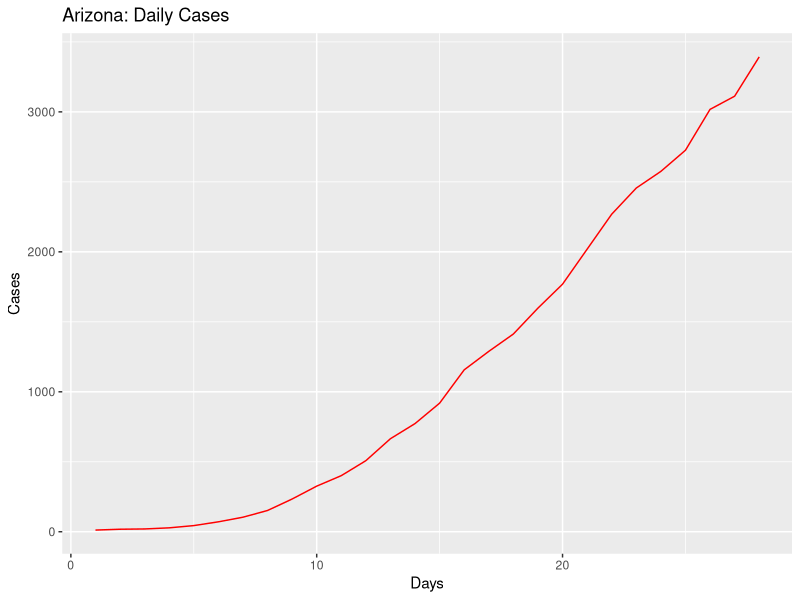
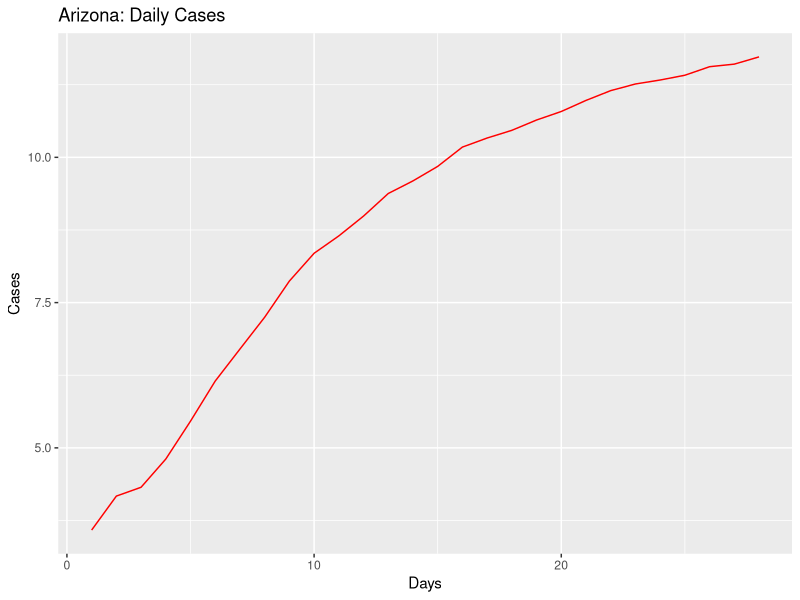
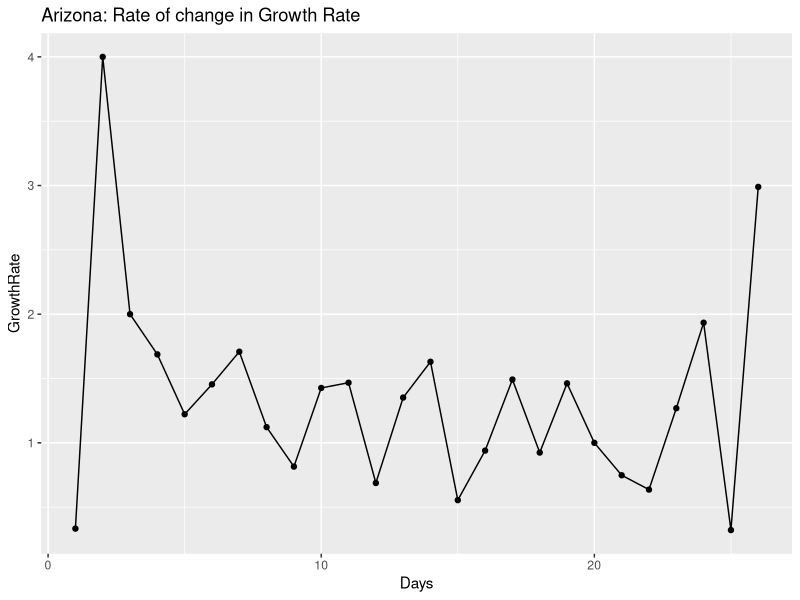
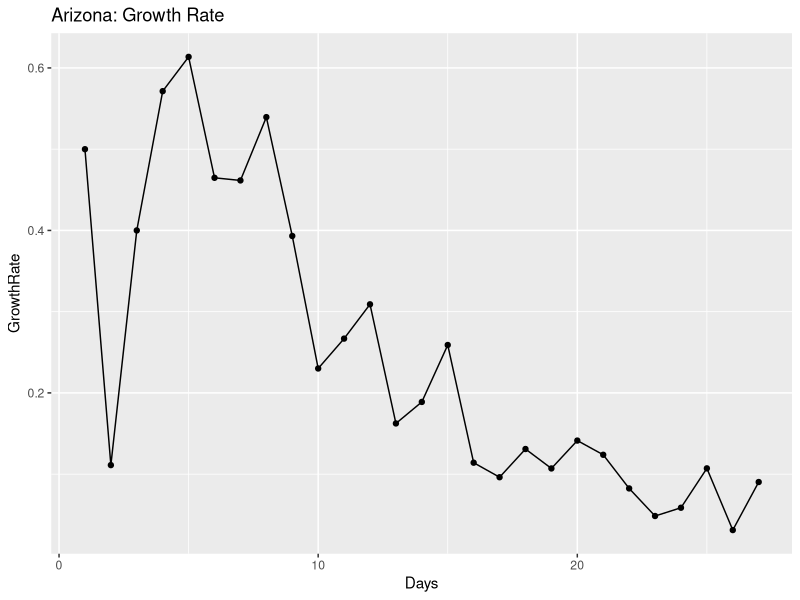
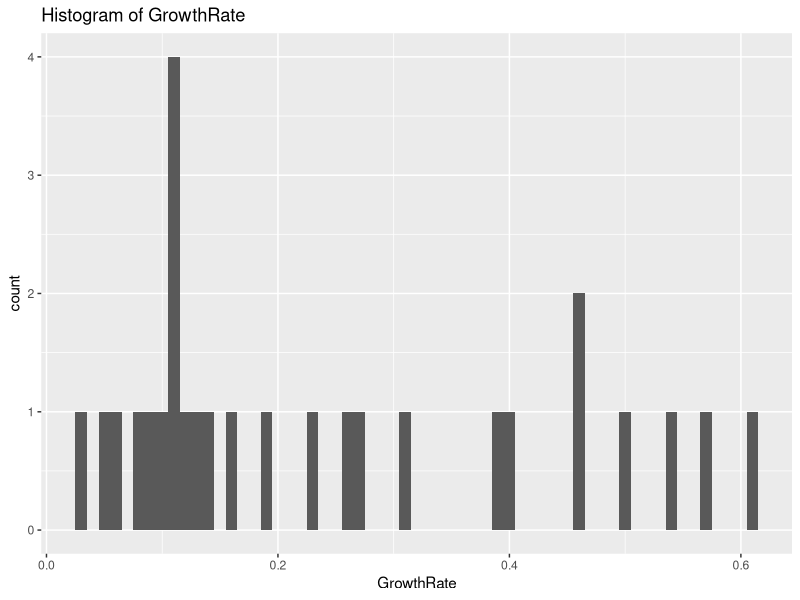
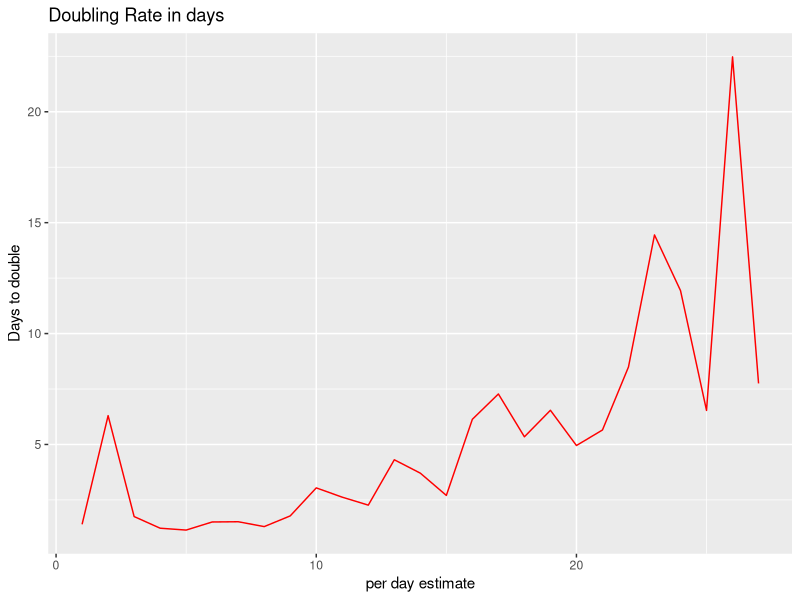
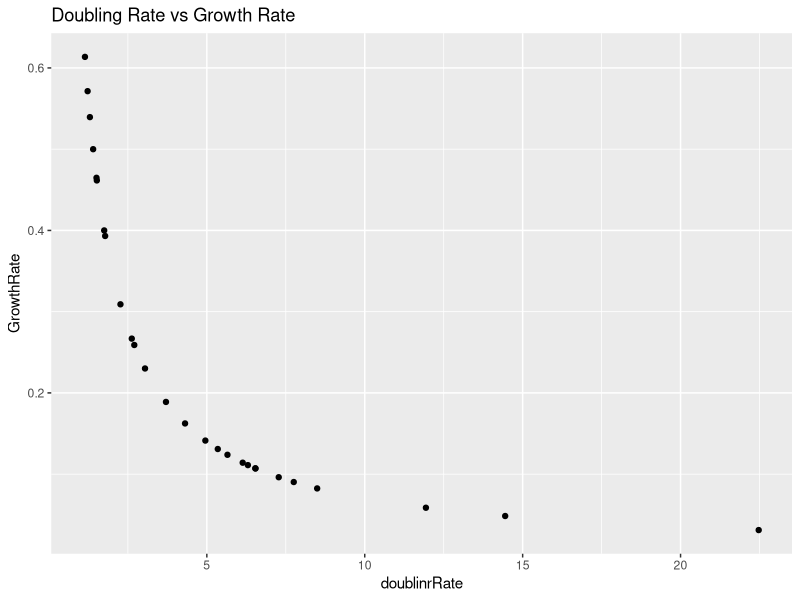
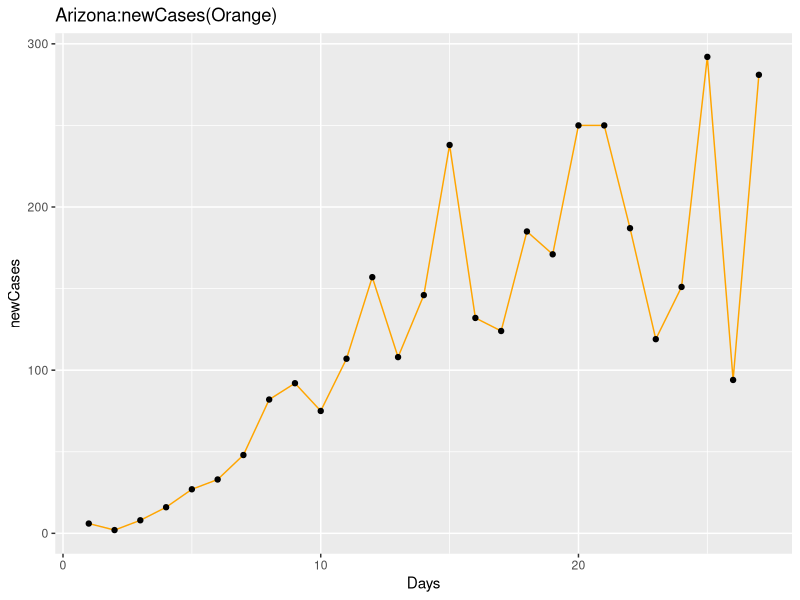

The R script that drew these images, in order:
## ---- chunk 1
knitr::opts_chunk$set(echo = TRUE)
## ---- chunk 2
library(ggplot2)
library(gridExtra)
library(dplyr)

coronaGrowth <- function(absoluteNumbers){
  growthfactor <- NULL
  absgrowth <- NULL
  for(i in 1:length(absoluteNumbers))
  {
    #print((absoluteNumbers[i]-absoluteNumbers[i+1]/absoluteNumbers[i+1])/absoluteNumbers[i+1])
    growthfactor[i] <- ((absoluteNumbers[i]-absoluteNumbers[i+1]))/(absoluteNumbers[i+1]-absoluteNumbers[i+2])  
    #growthfactor[i] <- ((absoluteNumbers[i]-absoluteNumbers[i+1]))/(absolutenumbers[i])
  }
  
  return (rev(growthfactor))
}

DailyGrowthRate <- function(absoluteNumbers)
{
  growthfactor <- NULL
  absgrowth <- NULL
  for(i in 1:length(absoluteNumbers))
  {
    #print((absoluteNumbers[i]-absoluteNumbers[i+1]/absoluteNumbers[i+1])/absoluteNumbers[i+1])
    growthfactor[i] <- ((absoluteNumbers[i]/absoluteNumbers[i+1]))-1 
    #growthfactor[i] <- ((absoluteNumbers[i]-absoluteNumbers[i+1]))/(absolutenumbers[i])
  }
  
  return (rev(growthfactor))  
}

DoublingRate <- function(absoluteNumbers)
{
  doublingrRate <- NULL
  cumsum <- NULL
  for(i in 1:length(absoluteNumbers))
  {
    
    doublingrRate[i] <- (70/(absoluteNumbers[i]*100))
    
  }
  return ((doublingrRate))  
}

#Calculate the mean and median growth rate:
MeanMediangrowthrate <- function(dataTrend1)
{
  MeanGRTrend <- NULL
  MedianGRTrend <- NULL
  
  for(i in 1:length(dataTrend1$GrowthRate))
  {
    MedianGRTrend[i] <- median(dataTrend1[1:i,"GrowthRate"])
    MeanGRTrend[i] <- mean(dataTrend1[1:i,"GrowthRate"])
  }
  
  dataTrend1$MedianGRT = MedianGRTrend
  dataTrend1$MeanGRT = MeanGRTrend
  
  return(dataTrend1)

}

#Calculate ratio of newdeaths/newcases
newDeathstonewCases <- function(absolutenumbers,totaldeaths)
{
  newCases <- NULL
  newDeaths <- NULL
  for(i in 1:length(absolutenumbers))
  {
    if(i == length(absolutenumbers))
    {
      print("reached the end")
    }else{
     newDeaths[i] = (totaldeaths[i]-totaldeaths[i+1])
     newCases[i] = (absolutenumbers[i]-absolutenumbers[i+1]) 
    }
  }
  

  days <- seq(2:length(absolutenumbers))
 return(data.frame( newDeaths = rev(newDeaths),newCases = rev(newCases),Days = days))
 
}

#Calculate ratio of deaths to totalCases
totalDeathstoCases <- function(absolutenumbers,totaldeaths)
{
  ratio <- NULL
  for(i in 1:length(absolutenumbers))
  {

     ratio[i] = (totaldeaths[i])/(absolutenumbers[i]) 
  }
  
  return(rev(ratio))
}
## ---- chunk 3
#Arizona

absolutenumbers <- c(3393,3112,3018,2726,2575,2456,2269,2019,1769,1598,1413,1289,1157,919,773,665,508,401,326,234,152,104,71,44,28,20,18,12)

totaldeaths <- c(108,97,89,80,73,65,64,52,41,32,29,24,20,17,15,13,9,6,6,3,2,2,1,0,0,0,0,0)

#America
#absolutenumbers <- c(101.7*1000,83.8*1000,65.8*1000,53.7*1000,43.8*1000,33.3*1000,25*1000,19*1000,13.7*1000,7.8*1000,6.4*1000,4.6*1000,3.5*1000,2.7*1000)
## ---- chunk 4
growthrate <- na.exclude(coronaGrowth(absolutenumbers))
days <- seq(1:length(growthrate))
dataTrend <- data.frame(GrowthRate = growthrate,Days = days)
print(dataTrend)
p1 <- ggplot(data=dataTrend, aes(x=Days, y=GrowthRate, group=1)) +ggtitle("Arizona: Rate of change in Growth Rate")+
  geom_line()+
  geom_point()

print(dataTrend)
#print(dataTrend1)




growthrate1 <- na.exclude(DailyGrowthRate(absolutenumbers))
doublingrate1 <- na.exclude(DoublingRate(growthrate1))
days1 <- seq(1:length(growthrate1))
dataTrend1 <- data.frame(GrowthRate = growthrate1,Days = days1,doublinrRate = doublingrate1)
print(dataTrend1)
multiplier <- tail(dataTrend1, n = 1)
pred_val <- (head(absolutenumbers, n = 1)*multiplier[,"GrowthRate"])+head(absolutenumbers, n = 1)

p2 <- ggplot(data=dataTrend1, aes(x=Days, y=GrowthRate, group=1)) +ggtitle("Arizona: Growth Rate")+
  geom_line()+
  geom_point()

days <- seq(1:length(absolutenumbers))
growthrate <- append(growthrate, c(1,1),after = 0)
dataOriginal <- data.frame(Cases = rev(absolutenumbers), Days = days)
p3<- ggplot() +geom_line(data=dataOriginal, aes(x=Days, y=Cases,),color = "Red")+labs(title="Arizona: Daily Cases", y="Cases", x="Days")

p3_log<- ggplot() +geom_line(data=dataOriginal, aes(x=Days, y=log2(Cases)),color = "Red")+labs(title="Arizona: Daily Cases", y="Cases", x="Days")+
  #geom_line(data=dataOriginal, aes(x=Days+1, y=Prediction),color = "Blue")
  geom_point()



# Analyze growth rate to get interval of values
summary(dataTrend1$GrowthRate)
dataTrend1%>%select("GrowthRate")%>%summarise(meanGR = mean(GrowthRate), medianGR = median(GrowthRate), sdGR = sd(GrowthRate))
p4 <- ggplot(data = dataTrend1, aes(x = GrowthRate))+ggtitle("Histogram of GrowthRate")+geom_histogram(binwidth = 0.01)


#Analyze the doubling rate
p5<- ggplot() +geom_line(data=dataTrend1, aes(x=Days, y=doublinrRate),color = "Red")+labs(title="Doubling Rate in days", y="Days to double", x ="per day estimate")+
  #geom_line(data=dataOriginal, aes(x=Days+1, y=Prediction),color = "Blue")
  geom_point()

#Scatter plor of Growthrate versus Doubling Rate
p6 <- ggplot()+geom_point(data = dataTrend1, aes(x = doublinrRate, y = GrowthRate))+labs(title = "Doubling Rate vs Growth Rate")

dataTrend1 <- MeanMediangrowthrate(dataTrend1 = dataTrend1)

#Median growth rate trend 
#Median growth rate trend 
p7 <- ggplot()+geom_line(data = dataTrend1, aes(x = Days, y = MedianGRT),color = "Blue")+labs(title = "Arizona Median(BLUE)VsMean(RED) Growth Rate")+geom_line(data=dataTrend1, aes(x=Days , y=MeanGRT),color = "Red")


deathrate1 <- na.exclude(DailyGrowthRate(totaldeaths))
doublingdeathrate1 <- na.exclude(DoublingRate(deathrate1))
days1 <- seq(1:length(deathrate1))
dataDeathTrend1 <- data.frame(DeathRate = deathrate1,Days = days1,doublinrRate = doublingdeathrate1)
#print(dataDeathTrend1)
#multiplier <- tail(totaldeaths, n = 1)
#pred_val <- (head(dataDeathTrend1, n = 1)*multiplier[,"DeathRate"])+head(dataDeathTrend1, n = 1)

p8 <- ggplot(data=dataDeathTrend1, aes(x=Days, y=DeathRate, group=1)) +ggtitle("Arizona: Death Rate")+
  geom_line(color = "Green")+
  geom_point()


rationewdeathtocases <- newDeathstonewCases(absolutenumbers,totaldeaths)

p9 <- ggplot(data=rationewdeathtocases, aes(x=Days, y=newCases, group=1)) +ggtitle("Arizona:newCases(Orange)")+
  geom_line(color = "Orange")+geom_point()

totaldeathstocases <- totalDeathstoCases(absolutenumbers,totaldeaths)
days <- seq(1:length(absolutenumbers))
datatotaldeathstocasesTrend <- data.frame(ratio = totaldeathstocases,Days = days)
#Scatter plot of totalcases to totaldeaths
p10 <- ggplot(data=datatotaldeathstocasesTrend, aes(x=Days, y=ratio, group=1)) +ggtitle("Arizona: TotalDeaths/TotalCases")+
  geom_line(color = "Yellow")+
  geom_point()

#Confidence Interval for mean population GrowthRate:
meanGR = mean(dataTrend1$GrowthRate)
sdGR = sd(dataTrend1$GrowthRate)

uppperlimitGR= meanGR+sdGR
lowerlimitGR = meanGR-sdGR

#Predictions based on: Current Growth Rate, MeanGrowth Rate, Upper GrowthRate, Lower GrowthRate
pred_val_Current <- (head(absolutenumbers, n = 1)*multiplier[,"GrowthRate"])+head(absolutenumbers, n = 1)
pred_val_MeanGR <- (head(absolutenumbers, n = 1)*meanGR)+head(absolutenumbers, n = 1)
pred_val_upperGR <- (head(absolutenumbers, n = 1)*uppperlimitGR)+head(absolutenumbers, n = 1)
pred_val_lowerGR <- (head(absolutenumbers, n = 1)*lowerlimitGR)+head(absolutenumbers, n = 1)

print("Current GR:")
print(multiplier[,"GrowthRate"])
print(pred_val_Current)

print("Mean GR:")
print(meanGR)
print(pred_val_MeanGR)

print("Upperlimit GR:")
print(uppperlimitGR)
print(pred_val_upperGR)

print("Lowerlimit GR:")
print(lowerlimitGR)
print(pred_val_lowerGR)

#Doubling rate:-
DRCurrent <- round(70/(meanGR*100),digits = 0)
DRMedian <- round(70/(median(dataTrend1$GrowthRate)*100),digits = 0)
latestDRCurrent <- round(tail(dataTrend1$doublinrRate,n=1),digits = 0)

## ---- chunk 5
#grid.arrange(p3,p3_log,p1,p2,p4,p5,p6,nrow = 4, ncol = 2)
print(p3)
print(p3_log)
print(p1)
print(p2)
print(p4)
print(p5)
print(p6)
print(p9)
print(p10)
print(p7)
## ---- chunk 6
library(ggplot2)
library(gridExtra)
library(dplyr)

coronaGrowth <- function(absoluteNumbers){
  growthfactor <- NULL
  absgrowth <- NULL
  for(i in 1:length(absoluteNumbers))
  {
    #print((absoluteNumbers[i]-absoluteNumbers[i+1]/absoluteNumbers[i+1])/absoluteNumbers[i+1])
    growthfactor[i] <- ((absoluteNumbers[i]-absoluteNumbers[i+1]))/(absoluteNumbers[i+1]-absoluteNumbers[i+2])  
    #growthfactor[i] <- ((absoluteNumbers[i]-absoluteNumbers[i+1]))/(absolutenumbers[i])
  }
  
  return (rev(growthfactor))
}

DailyGrowthRate <- function(absoluteNumbers)
{
  growthfactor <- NULL
  absgrowth <- NULL
  for(i in 1:length(absoluteNumbers))
  {
    #print((absoluteNumbers[i]-absoluteNumbers[i+1]/absoluteNumbers[i+1])/absoluteNumbers[i+1])
    growthfactor[i] <- ((absoluteNumbers[i]/absoluteNumbers[i+1]))-1 
    #growthfactor[i] <- ((absoluteNumbers[i]-absoluteNumbers[i+1]))/(absolutenumbers[i])
  }
  
  return (rev(growthfactor))  
}

DoublingRate <- function(absoluteNumbers)
{
  doublingrRate <- NULL
  cumsum <- NULL
  for(i in 1:length(absoluteNumbers))
  {
    
    doublingrRate[i] <- (70/(absoluteNumbers[i]*100))
    
  }
  return ((doublingrRate))  
}

#Calculate the mean and median growth rate:
MeanMediangrowthrate <- function(dataTrend1)
{
  MeanGRTrend <- NULL
  MedianGRTrend <- NULL
  
  for(i in 1:length(dataTrend1$GrowthRate))
  {
    MedianGRTrend[i] <- median(dataTrend1[1:i,"GrowthRate"])
    MeanGRTrend[i] <- mean(dataTrend1[1:i,"GrowthRate"])
  }
  
  dataTrend1$MedianGRT = MedianGRTrend
  dataTrend1$MeanGRT = MeanGRTrend
  
  return(dataTrend1)

}

# #Calculate ratio of newdeaths/newcases
# newDeathstonewCases <- function(absolutenumbers,totaldeaths)
# {
#   ratio <- NULL
#   for(i in 1:length(absolutenumbers))
#   {
#     if(i == length(absolutenumbers))
#     {
#       print("reached the end")
#     }else{
#      ratio[i] = (totaldeaths[i]-totaldeaths[i+1])/(absolutenumbers[i]-absolutenumbers[i+1]) 
#     }
#   }
#   
#   return(rev(ratio))
# }

#Calculate ratio of newdeaths/newcases
newDeathstonewCases <- function(absolutenumbers,totaldeaths)
{
  newCases <- NULL
  newDeaths <- NULL
  for(i in 1:length(absolutenumbers))
  {
    if(i == length(absolutenumbers))
    {
      print("reached the end")
    }else{
     newDeaths[i] = (totaldeaths[i]-totaldeaths[i+1])
     newCases[i] = (absolutenumbers[i]-absolutenumbers[i+1]) 
    }
  }
  

  days <- seq(2:length(absolutenumbers))
 return(data.frame( newDeaths = rev(newDeaths),newCases = rev(newCases),Days = days))
 
}

#Calculate ratio of deaths to totalCases
totalDeathstoCases <- function(absolutenumbers,totaldeaths)
{
  ratio <- NULL
  for(i in 1:length(absolutenumbers))
  {

     ratio[i] = (totaldeaths[i])/(absolutenumbers[i]) 
  }
  
  return(rev(ratio))
}

## ---- chunk 7
#Arizona
#absolutenumbers <- c(773,665,508,401,326,234,152,104,71,44,28,20,18,12)

#America

absolutenumbers <- c(521.623*1000,489.646*1000,454.615*1000,418.451*1000,386.571*1000,355.834*1000,327.871*1000,300.432*1000,265.506*1000,235.281*1000,205.035*1000,176.518*1000,145.369*1000,133.094*1000,123.578*1000,101.7*1000,83.8*1000,65.8*1000,53.7*1000,43.8*1000,33.3*1000,25*1000,19*1000,13.7*1000,7.8*1000,6.4*1000,4.6*1000,3.5*1000,2.7*1000)

totaldeaths <- c(20057,18325,16691,14791,12851,10880,9622,8457,7127,6081,5107,4057,3143,2585,2222,1697,1296,1028,781,556,414,301,255,206,150,110,87,69,57,48,41,38,30,26,22,19,15,12,11,9,6,1,1)




## ---- chunk 8
growthrate <- na.exclude(coronaGrowth(absolutenumbers))
days <- seq(1:length(growthrate))
dataTrend <- data.frame(GrowthRate = growthrate,Days = days)
print(dataTrend)
p1 <- ggplot(data=dataTrend, aes(x=Days, y=GrowthRate, group=1)) +ggtitle("US: Rate of change in Growth Rate")+
  geom_line()+
  geom_point()

print(dataTrend)
#print(dataTrend1)




growthrate1 <- na.exclude(DailyGrowthRate(absolutenumbers))
doublingrate1 <- na.exclude(DoublingRate(growthrate1))
days1 <- seq(1:length(growthrate1))
dataTrend1 <- data.frame(GrowthRate = growthrate1,Days = days1,doublinrRate = doublingrate1)
print(dataTrend1)
multiplier <- tail(dataTrend1, n = 1)
pred_val <- (head(absolutenumbers, n = 1)*multiplier[,"GrowthRate"])+head(absolutenumbers, n = 1)

p2 <- ggplot(data=dataTrend1, aes(x=Days, y=GrowthRate, group=1)) +ggtitle("US: Growth Rate")+
  geom_line()+
  geom_point()

days <- seq(1:length(absolutenumbers))
growthrate <- append(growthrate, c(1,1),after = 0)
dataOriginal <- data.frame(Cases = rev(absolutenumbers), Days = days)
p3<- ggplot() +geom_line(data=dataOriginal, aes(x=Days, y=Cases,),color = "Red")+labs(title="US: Daily Cases", y="Cases", x="Days")

p3_log<- ggplot() +geom_line(data=dataOriginal, aes(x=Days, y=log2(Cases)),color = "Red")+labs(title="US: Daily Cases", y="Cases", x="Days")+
  #geom_line(data=dataOriginal, aes(x=Days+1, y=Prediction),color = "Blue")
  geom_point()



# Analyze growth rate to get interval of values
summary(dataTrend1$GrowthRate)
dataTrend1%>%select("GrowthRate")%>%summarise(meanGR = mean(GrowthRate), medianGR = median(GrowthRate), sdGR = sd(GrowthRate))
p4 <- ggplot(data = dataTrend1, aes(x = GrowthRate))+ggtitle("Histogram of GrowthRate")+geom_histogram(binwidth = 0.01)


#Analyze the doubling rate
p5<- ggplot() +geom_line(data=dataTrend1, aes(x=Days, y=doublinrRate),color = "Red")+labs(title="Doubling Rate in days", y="Days to double", x ="per day estimate")+
  #geom_line(data=dataOriginal, aes(x=Days+1, y=Prediction),color = "Blue")
  geom_point()

#Scatter plor of Growthrate versus Doubling Rate
p6 <- ggplot()+geom_point(data = dataTrend1, aes(x = doublinrRate, y = GrowthRate))+labs(title = "Doubling Rate vs Growth Rate")

dataTrend1 <- MeanMediangrowthrate(dataTrend1 = dataTrend1)


#Median growth rate trend 
#Median growth rate trend 
p7 <- ggplot()+geom_line(data = dataTrend1, aes(x = Days, y = MedianGRT),color = "Blue")+labs(title = "US Median(BLUE)VsMean(RED) Growth Rate")+geom_line(data=dataTrend1, aes(x=Days , y=MeanGRT),color = "Red")

deathrate1 <- na.exclude(DailyGrowthRate(totaldeaths))
doublingdeathrate1 <- na.exclude(DoublingRate(deathrate1))
days1 <- seq(1:length(deathrate1))
dataDeathTrend1 <- data.frame(DeathRate = deathrate1,Days = days1,doublinrRate = doublingdeathrate1)
#print(dataDeathTrend1)
#multiplier <- tail(totaldeaths, n = 1)
#pred_val <- (head(dataDeathTrend1, n = 1)*multiplier[,"DeathRate"])+head(dataDeathTrend1, n = 1)

p8 <- ggplot(data=dataDeathTrend1, aes(x=Days, y=DeathRate, group=1)) +ggtitle("US: Death Rate")+
  geom_line(color = "Green")+
  geom_point()

rationewdeathtocases <- newDeathstonewCases(absolutenumbers,totaldeaths)

p9 <- ggplot(data=rationewdeathtocases, aes(x=Days, y=newCases, group=1)) +ggtitle("US:newCases(Orange)")+
  geom_line(color = "Orange")+geom_point()
totaldeathstocases <- totalDeathstoCases(absolutenumbers,totaldeaths)
days <- seq(1:length(absolutenumbers))
datatotaldeathstocasesTrend <- data.frame(ratio = totaldeathstocases,Days = days)
#Scatter plot of totalcases to totaldeaths
p10 <- ggplot(data=datatotaldeathstocasesTrend, aes(x=Days, y=ratio, group=1)) +ggtitle("US: TotalDeaths/TotalCases")+
  geom_line(color = "Yellow")+
  geom_point()
#Confidence Interval for mean population GrowthRate:
meanGR = mean(dataTrend1$GrowthRate)
sdGR = sd(dataTrend1$GrowthRate)

uppperlimitGR= meanGR+sdGR
lowerlimitGR = meanGR-sdGR

#Predictions based on: Current Growth Rate, MeanGrowth Rate, Upper GrowthRate, Lower GrowthRate
pred_val_Current <- (head(absolutenumbers, n = 1)*multiplier[,"GrowthRate"])+head(absolutenumbers, n = 1)
pred_val_MeanGR <- (head(absolutenumbers, n = 1)*meanGR)+head(absolutenumbers, n = 1)
pred_val_upperGR <- (head(absolutenumbers, n = 1)*uppperlimitGR)+head(absolutenumbers, n = 1)
pred_val_lowerGR <- (head(absolutenumbers, n = 1)*lowerlimitGR)+head(absolutenumbers, n = 1)

print("Current GR:")
print(multiplier[,"GrowthRate"])
print(pred_val_Current)

print("Mean GR:")
print(meanGR)
print(pred_val_MeanGR)

print("Upperlimit GR:")
print(uppperlimitGR)
print(pred_val_upperGR)

print("Lowerlimit GR:")
print(lowerlimitGR)
print(pred_val_lowerGR)

#Doubling rate:-
DRCurrent <- round(70/(meanGR*100),digits = 0)
DRMedian <- round(70/(median(dataTrend1$GrowthRate)*100),digits = 0)
latestDRCurrent <- round(tail(dataTrend1$doublinrRate,n=1),digits = 0)

## ---- chunk 9
#grid.arrange(p3,p3_log,p1,p2,p4,p5,p6,nrow = 4, ncol = 2)
print(p3)
print(p3_log)
print(p1)
print(p2)
print(p4)
print(p5)
print(p6)
print(p9)
print(p10)
print(p7)
## ---- chunk 10
library(ggplot2)
library(gridExtra)
library(dplyr)

coronaGrowth <- function(absoluteNumbers){
  growthfactor <- NULL
  absgrowth <- NULL
  for(i in 1:length(absoluteNumbers))
  {
    #print((absoluteNumbers[i]-absoluteNumbers[i+1]/absoluteNumbers[i+1])/absoluteNumbers[i+1])
    growthfactor[i] <- ((absoluteNumbers[i]-absoluteNumbers[i+1]))/(absoluteNumbers[i+1]-absoluteNumbers[i+2])  
    #growthfactor[i] <- ((absoluteNumbers[i]-absoluteNumbers[i+1]))/(absolutenumbers[i])
  }
  
  return (rev(growthfactor))
}

DailyGrowthRate <- function(absoluteNumbers)
{
  growthfactor <- NULL
  absgrowth <- NULL
  for(i in 1:length(absoluteNumbers))
  {
    #print((absoluteNumbers[i]-absoluteNumbers[i+1]/absoluteNumbers[i+1])/absoluteNumbers[i+1])
    growthfactor[i] <- ((absoluteNumbers[i]/absoluteNumbers[i+1]))-1 
    #growthfactor[i] <- ((absoluteNumbers[i]-absoluteNumbers[i+1]))/(absolutenumbers[i])
  }
  
  return (rev(growthfactor))  
}

DoublingRate <- function(absoluteNumbers)
{
  doublingrRate <- NULL
  cumsum <- NULL
  for(i in 1:length(absoluteNumbers))
  {
    
    doublingrRate[i] <- (70/(absoluteNumbers[i]*100))
    
  }
  return ((doublingrRate))  
}

#Calculate the mean and median growth rate:
MeanMediangrowthrate <- function(dataTrend1)
{
  MeanGRTrend <- NULL
  MedianGRTrend <- NULL
  
  for(i in 1:length(dataTrend1$GrowthRate))
  {
    MedianGRTrend[i] <- median(dataTrend1[1:i,"GrowthRate"])
    MeanGRTrend[i] <- mean(dataTrend1[1:i,"GrowthRate"])
  }
  
  dataTrend1$MedianGRT = MedianGRTrend
  dataTrend1$MeanGRT = MeanGRTrend
  
  return(dataTrend1)

}

#Calculate ratio of newdeaths/newcases
# newDeathstonewCases <- function(absolutenumbers,totaldeaths)
# {
#   ratio <- NULL
#   for(i in 1:length(absolutenumbers))
#   {
#     if(i == length(absolutenumbers))
#     {
#       print("reached the end")
#     }else{
#      ratio[i] = (totaldeaths[i]-totaldeaths[i+1])/(absolutenumbers[i]-absolutenumbers[i+1]) 
#     }
#   }
#   
#   return(rev(ratio))
# }

#Calculate ratio of newdeaths/newcases
newDeathstonewCases <- function(absolutenumbers,totaldeaths)
{
  newCases <- NULL
  newDeaths <- NULL
  for(i in 1:length(absolutenumbers))
  {
    if(i == length(absolutenumbers))
    {
      print("reached the end")
    }else{
     newDeaths[i] = (totaldeaths[i]-totaldeaths[i+1])
     newCases[i] = (absolutenumbers[i]-absolutenumbers[i+1]) 
    }
  }
  

  days <- seq(2:length(absolutenumbers))
 return(data.frame( newDeaths = rev(newDeaths),newCases = rev(newCases),Days = days))
 
}

#Calculate ratio of deaths to totalCases
totalDeathstoCases <- function(absolutenumbers,totaldeaths)
{
  ratio <- NULL
  for(i in 1:length(absolutenumbers))
  {

     ratio[i] = (totaldeaths[i])/(absolutenumbers[i]) 
  }
  
  return(rev(ratio))
}
## ---- chunk 11
#Arizona
#absolutenumbers <- c(773,665,508,401,326,234,152,104,71,44,28,20,18,12)

#America
absolutenumbers <- c(8339,7598,6653,5749,5311,4778,3588,3082,2567,2341,1637,1397,1251,1071,1024,987,887,727,657,536,499,396,332,249,194,169,143,129,114,100,82,74,62,62,47,40,34,31,30,29,7,6,3,3,3,3,3,3,3,3,3,3,3,3,3,3,3)

totaldeaths <- c(288,246,227,178,160,136,118,99,86,72,58,35,27,24,20,20,12,10,10,7,5,5,4,3,3,2,2,2,2,1,0,0,0,0,0,0,0,0,0,0,0,0,0,0,0,0,0,0,0,0,0,0,0,0,0,0,0)
## ---- chunk 12
growthrate <- na.exclude(coronaGrowth(absolutenumbers))
days <- seq(1:length(growthrate))
dataTrend <- data.frame(GrowthRate = growthrate,Days = days)
print(dataTrend)
p1 <- ggplot(data=dataTrend, aes(x=Days, y=GrowthRate, group=1)) +ggtitle("US: Rate of change in Growth Rate")+
  geom_line()+
  geom_point()

print(dataTrend)
#print(dataTrend1)




growthrate1 <- na.exclude(DailyGrowthRate(absolutenumbers))
doublingrate1 <- na.exclude(DoublingRate(growthrate1))
days1 <- seq(1:length(growthrate1))
dataTrend1 <- data.frame(GrowthRate = growthrate1,Days = days1,doublinrRate = doublingrate1)
print(dataTrend1)
multiplier <- tail(dataTrend1, n = 1)
pred_val <- (head(absolutenumbers, n = 1)*multiplier[,"GrowthRate"])+head(absolutenumbers, n = 1)

p2 <- ggplot(data=dataTrend1, aes(x=Days, y=GrowthRate, group=1)) +ggtitle("India: Growth Rate")+
  geom_line()+
  geom_point()

days <- seq(1:length(absolutenumbers))
growthrate <- append(growthrate, c(1,1),after = 0)
dataOriginal <- data.frame(Cases = rev(absolutenumbers), Days = days)
p3<- ggplot() +geom_line(data=dataOriginal, aes(x=Days, y=Cases,),color = "Red")+labs(title="India: Daily Cases", y="Cases", x="Days")

p3_log<- ggplot() +geom_line(data=dataOriginal, aes(x=Days, y=log2(Cases)),color = "Red")+labs(title="India: Daily Cases", y="Cases", x="Days")+
  #geom_line(data=dataOriginal, aes(x=Days+1, y=Prediction),color = "Blue")
  geom_point()



# Analyze growth rate to get interval of values
summary(dataTrend1$GrowthRate)
dataTrend1%>%select("GrowthRate")%>%summarise(meanGR = mean(GrowthRate), medianGR = median(GrowthRate), sdGR = sd(GrowthRate))
p4 <- ggplot(data = dataTrend1, aes(x = GrowthRate))+ggtitle("Histogram of GrowthRate")+geom_histogram(binwidth = 0.01)


#Analyze the doubling rate
p5<- ggplot() +geom_line(data=dataTrend1, aes(x=Days, y=doublinrRate),color = "Red")+labs(title="Doubling Rate in days", y="Days to double", x ="per day estimate")+
  #geom_line(data=dataOriginal, aes(x=Days+1, y=Prediction),color = "Blue")
  geom_point()

#Scatter plor of Growthrate versus Doubling Rate
p6 <- ggplot()+geom_point(data = dataTrend1, aes(x = doublinrRate, y = GrowthRate))+labs(title = "Doubling Rate vs Growth Rate")

dataTrend1 <- MeanMediangrowthrate(dataTrend1 = dataTrend1)


#Median growth rate trend 
p7 <- ggplot()+geom_line(data = dataTrend1, aes(x = Days, y = MedianGRT),color = "Blue")+labs(title = "India Median(BLUE)VsMean(RED) Growth Rate")+geom_line(data=dataTrend1, aes(x=Days , y=MeanGRT),color = "Red")

deathrate1 <- na.exclude(DailyGrowthRate(totaldeaths))
doublingdeathrate1 <- na.exclude(DoublingRate(deathrate1))
days1 <- seq(1:length(deathrate1))
dataDeathTrend1 <- data.frame(DeathRate = deathrate1,Days = days1,doublinrRate = doublingdeathrate1)
#print(dataDeathTrend1)
#multiplier <- tail(totaldeaths, n = 1)
#pred_val <- (head(dataDeathTrend1, n = 1)*multiplier[,"DeathRate"])+head(dataDeathTrend1, n = 1)

p8 <- ggplot(data=dataDeathTrend1, aes(x=Days, y=DeathRate, group=1)) +ggtitle("India: Death Rate")+
  geom_line(color = "Green")+
  geom_point()

rationewdeathtocases <- newDeathstonewCases(absolutenumbers,totaldeaths)

p9 <- ggplot(data=rationewdeathtocases, aes(x=Days, y=newCases, group=1)) +ggtitle("India:newCases(Orange)")+
  geom_line(color = "Orange")+geom_point()

totaldeathstocases <- totalDeathstoCases(absolutenumbers,totaldeaths)
days <- seq(1:length(absolutenumbers))
datatotaldeathstocasesTrend <- data.frame(ratio = totaldeathstocases,Days = days)
#Scatter plot of totalcases to totaldeaths
p10 <- ggplot(data=datatotaldeathstocasesTrend, aes(x=Days, y=ratio, group=1)) +ggtitle("India: TotalDeaths/TotalCases")+
  geom_line(color = "Yellow")+
  geom_point()

#Confidence Interval for mean population GrowthRate:
meanGR = mean(dataTrend1$GrowthRate)
sdGR = sd(dataTrend1$GrowthRate)

uppperlimitGR= meanGR+sdGR
lowerlimitGR = meanGR-sdGR

#Predictions based on: Current Growth Rate, MeanGrowth Rate, Upper GrowthRate, Lower GrowthRate
pred_val_Current <- (head(absolutenumbers, n = 1)*multiplier[,"GrowthRate"])+head(absolutenumbers, n = 1)
pred_val_MeanGR <- (head(absolutenumbers, n = 1)*meanGR)+head(absolutenumbers, n = 1)
pred_val_upperGR <- (head(absolutenumbers, n = 1)*uppperlimitGR)+head(absolutenumbers, n = 1)
pred_val_lowerGR <- (head(absolutenumbers, n = 1)*lowerlimitGR)+head(absolutenumbers, n = 1)

print("Current GR:")
print(multiplier[,"GrowthRate"])
print(pred_val_Current)

print("Mean GR:")
print(meanGR)
print(pred_val_MeanGR)

print("Upperlimit GR:")
print(uppperlimitGR)
print(pred_val_upperGR)

print("Lowerlimit GR:")
print(lowerlimitGR)
print(pred_val_lowerGR)

#Doubling rate:-
DRCurrent <- round(70/(meanGR*100),digits = 0)
DRMedian <- round(70/(median(dataTrend1$GrowthRate)*100),digits = 0)
latestDRCurrent <- round(tail(dataTrend1$doublinrRate,n=1),digits = 0)

## ---- chunk 13
#grid.arrange(p3,p3_log,p1,p2,p4,p5,p6,nrow = 4, ncol = 2)
print(p3)
print(p3_log)
print(p1)
print(p2)
print(p4)
print(p5)
print(p6)
print(p9)
print(p10)
print(p7)
